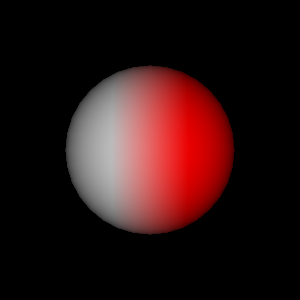

The script that drew this image:
#!/usr/bin/env python

# Test vtkColorTransferFunction with below/above range colors on sphere normals.

import vtkmodules.vtkInteractionStyle  # noqa: F401
import vtkmodules.vtkRenderingFreeType  # noqa: F401
import vtkmodules.vtkRenderingOpenGL2  # noqa: F401

from vtkmodules.vtkFiltersSources import vtkSphereSource
from vtkmodules.vtkRenderingCore import (
    vtkActor,
    vtkColorTransferFunction,
    vtkPolyDataMapper,
    vtkRenderWindow,
    vtkRenderWindowInteractor,
    vtkRenderer,
)

# Color map with below/above range colors
cmap = vtkColorTransferFunction()
cmap.AddRGBPoint(-0.4, 0.8, 0.8, 0.8)
cmap.AddRGBPoint(0.4, 1, 0, 0)
cmap.SetUseBelowRangeColor(0)
cmap.SetBelowRangeColor(0.0, 1.0, 0.0)
cmap.SetUseAboveRangeColor(0)
cmap.SetAboveRangeColor(1.0, 1.0, 0.0)

# Sphere
sphere = vtkSphereSource()
sphere.SetPhiResolution(32)
sphere.SetThetaResolution(32)
sphere.Update()

sphere_mapper = vtkPolyDataMapper()
sphere_mapper.SetInputConnection(sphere.GetOutputPort())
sphere_mapper.SetScalarModeToUsePointFieldData()
sphere_mapper.SelectColorArray("Normals")
sphere_mapper.ColorByArrayComponent("Normals", 0)
sphere_mapper.SetLookupTable(cmap)
sphere_mapper.UseLookupTableScalarRangeOn()
sphere_mapper.InterpolateScalarsBeforeMappingOn()

sphere_actor = vtkActor()
sphere_actor.SetMapper(sphere_mapper)

renderer = vtkRenderer()
renderer.AddActor(sphere_actor)

render_window = vtkRenderWindow()
render_window.AddRenderer(renderer)
render_window.SetWindowName("out of range color transfer function")
render_window.SetMultiSamples(0)
render_window.SetSize(300, 300)

interactor = vtkRenderWindowInteractor()
interactor.SetRenderWindow(render_window)

# Scene
renderer.ResetCamera()
renderer.ResetCameraClippingRange()

interactor.Initialize()
interactor.Start()
